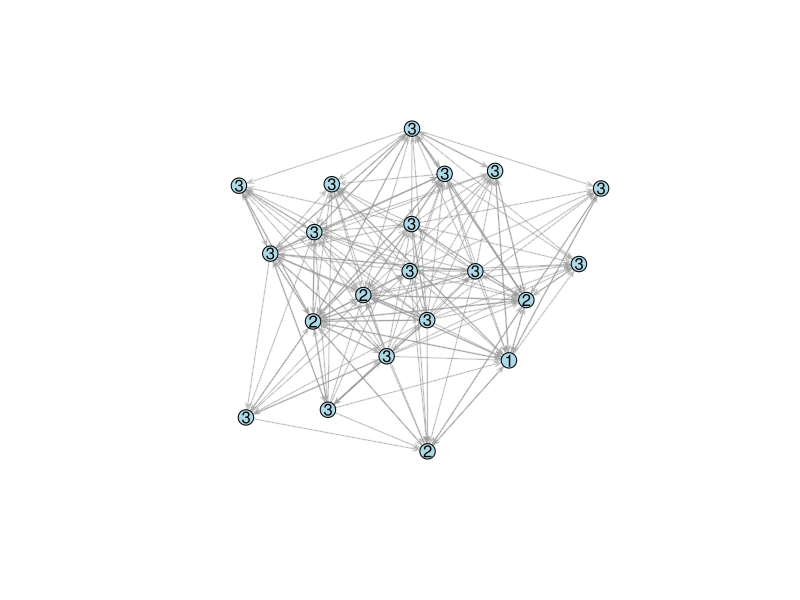
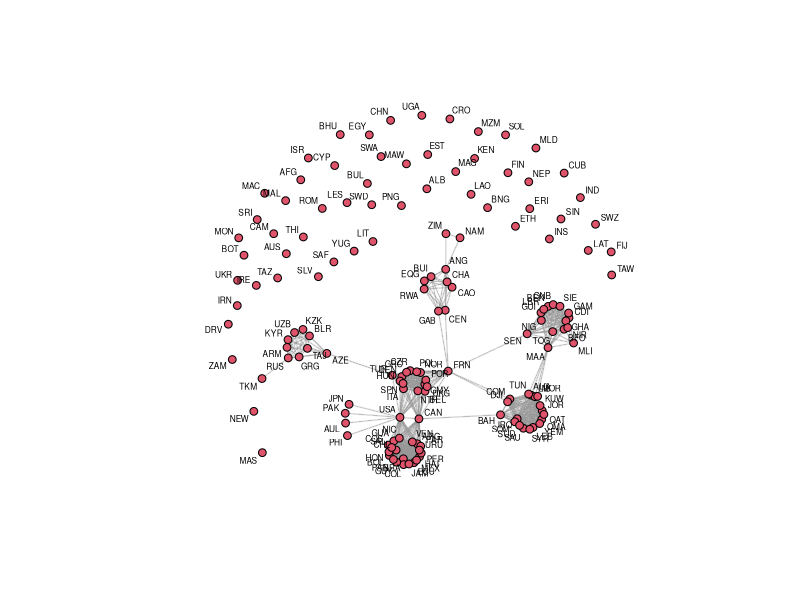
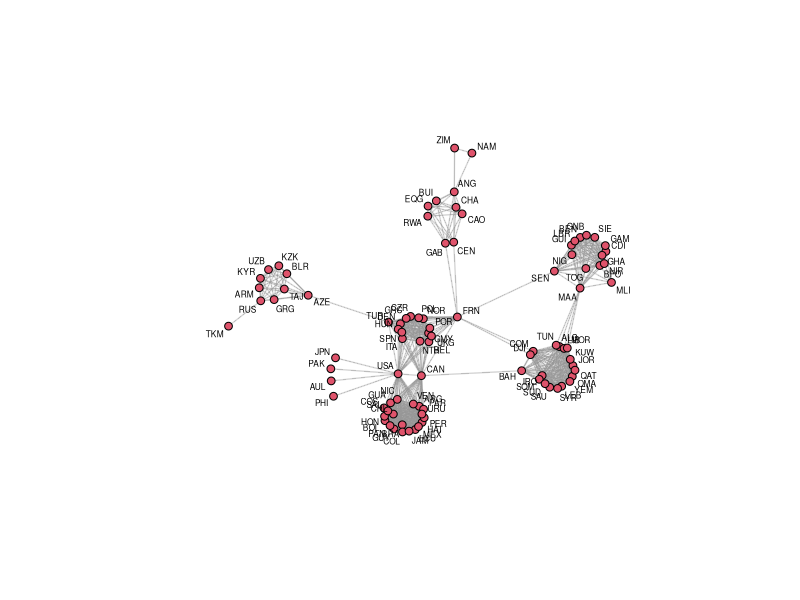
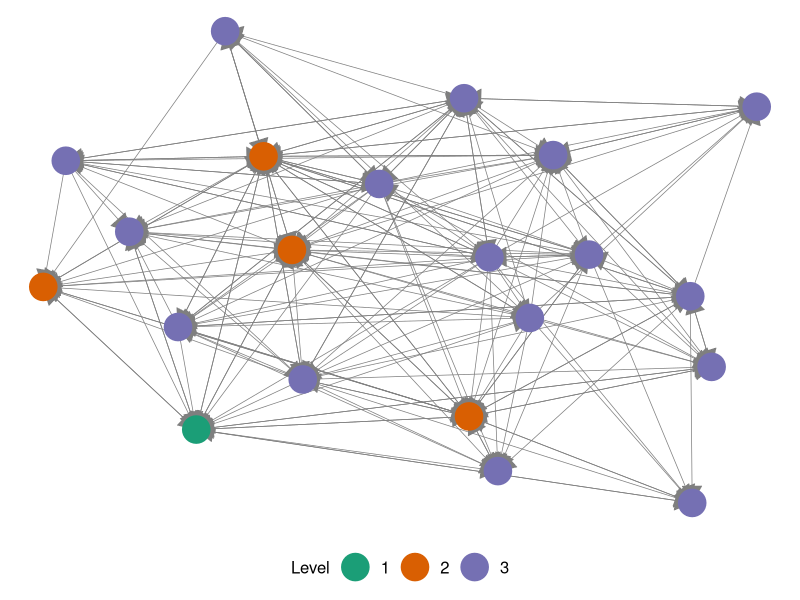
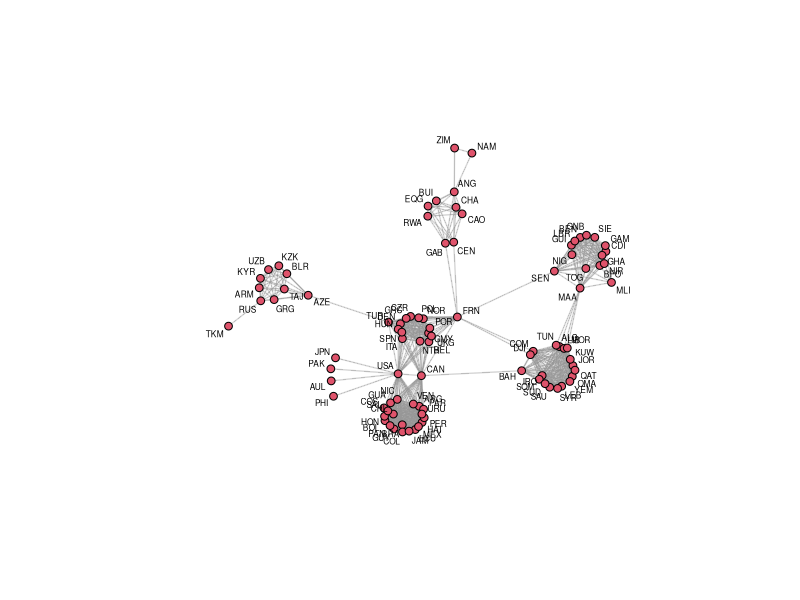

These figures' R source, in order:
# install all of the R packages we will need for today
# install.packages(c("igraph","statnet","GGally"))

# data for the first example comes from http://networkdata.ics.uci.edu/netdata/html/krackHighTech.html. 
# It is a famous network dataset of 21 managers at a high tech firm that includes networks of advice, where edge i->j indicates
# that i reported getting advice from j, and reporting structure where i->j indicates that
# i reports to j. There is also attribute data that includes Age, Tenure at the company, level in the 
# org chart, and a department indicator. This was published in 

# Krackhardt, David. Assessing the Political Landscape: Structure, Cognition, and Power in Organizations.
# Administrative Science Quarterly Vol. 35, No. 2 (Jun., 1990), pp. 342-369

# Read in adjacency matrices
## read.csv creates a data frame object from a CSV file
advice <- read.csv("Advice.csv", # file name
                   header=F) # no header row

reportsto <- read.csv("ReportsTo.csv", header = F)

# Read in vertex attribute data
attributes <- read.csv("KrackhardtVLD.csv")
# Read in the library for network analysis
library(network)
# advice is a data frame, but needs to be a matrix to use in network()
adviceNet <- network(as.matrix(advice))

# Add the vertex attributes into the network
set.vertex.attribute(adviceNet, # name of the network object
                     names(attributes),# names of the variables
                     attributes) # values of the variables

# Add the organizational chart as a network variable
set.network.attribute(adviceNet, # name of the network object
                      "reportsto", # what to call the network object
                      reportsto) # values for the network object

# Simple plot
## Set random number seed so the plot is replicable
set.seed(5)
## Plot the network
plot(adviceNet, # name of network object
     displaylabels=T, # print labels on nodes
     label=get.vertex.attribute(adviceNet,"Level"), # use attribute called level
     vertex.cex=2, # make nodes twice as large as the default
     edge.col=rgb(150,150,150,100,maxColorValue=255), # use even mix of R/G/B
     label.pos=5, # put labels in the center of nodes
     vertex.col="lightblue") # color them blue

# check out all the options
?plot.network


# Creating Network Objects: Defense Pacts (edgelist) (2000)
# gathered from the MIDs project
# published in 

# Cranmer, Skyler J., Bruce A. Desmarais, and Justin H. Kirkland. "Toward a network theory of alliance formation." 
# International Interactions 38, no. 3 (2012): 295-324.

# Read in vertex dataset
allyV <- read.csv("allyVLD.csv", # file to read
                  stringsAsFactors=F) # indicates to not convert to factor vars

# Read in edgelist
allyEL <- read.csv("allyEL.csv", stringsAsFactors=F)

# Read in contiguity
contig <- read.csv("contiguity.csv",stringsAsFactors=F,row.names=1)

require(network)
# (1) Initialize network
# store number of vertices
n <- nrow(allyV)
AllyNet <- network.initialize(n, # number of nodes
                              dir=F) # network is not directed

# (2) Set vertex labels
network.vertex.names(AllyNet)  <- allyV$stateabb 

# (3) Add in the edges
# Note, edgelist must match vertex labels
AllyNet[as.matrix(allyEL)]  <- 1

# (4) Store country code attribute
set.vertex.attribute(x=AllyNet,   # Network in which to store
                     "ccode",     # What to name the attribute
                     allyV$ccode) # Values to put in

# (5) Store year attribute
set.vertex.attribute(AllyNet,"created",allyV$styear)

# (6) Store network attribute
set.network.attribute(AllyNet,"contiguous",as.matrix(contig))

# Simple plot
set.seed(5)
plot(AllyNet,displaylabels=T,label.cex=.5,edge.col=rgb(150,150,150,100,maxColorValue=255))

# may want to take out the isolates
set.seed(5)
plot(AllyNet,displayisolates=F,displaylabels=T,label.cex=.5,edge.col=rgb(150,150,150,100,maxColorValue=255))

# save this plot
pdf("./saved_objects/alliance_net_plot.pdf") # open pdf file to which to write
set.seed(5)
plot(AllyNet,displayisolates=F,displaylabels=T,label.cex=.5,edge.col=rgb(150,150,150,100,maxColorValue=255))
dev.off() # stop writing to that file

# visualization using ggplot 
# ggplot is a high-powered language-within-a-language for visualization in R
library(GGally)

# need to make character attribute to generate legend
# make a character version of level
cLevel <- as.character(get.vertex.attribute(adviceNet,'Level'))

set.vertex.attribute(adviceNet, # network
                     "cLevel", # name of new attribute
                     cLevel) # value

set.seed(5)
ggnet2(adviceNet, color = "cLevel", legend.size = 12,arrow.size=14,color.legend="Level",
       color.palette = "Dark2")  +  # use ggplot style
  theme(legend.position = "bottom") 

# Independent exercises if we have time. 
# Plot the nodes in the advice network with vertices sized based on tenure.
# Plot the alliance network using the Kamada-Kawai layout algorithm
